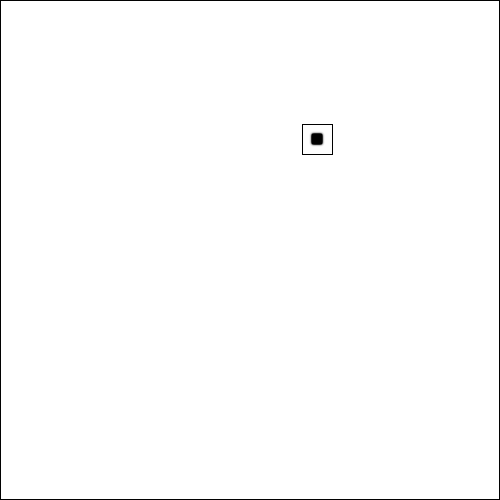
Frame 1 (no input)
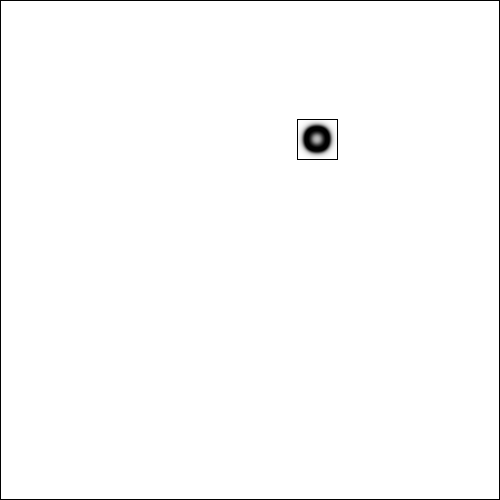
Frame 60 (the mouse pressed at the canvas centre just before this capture)
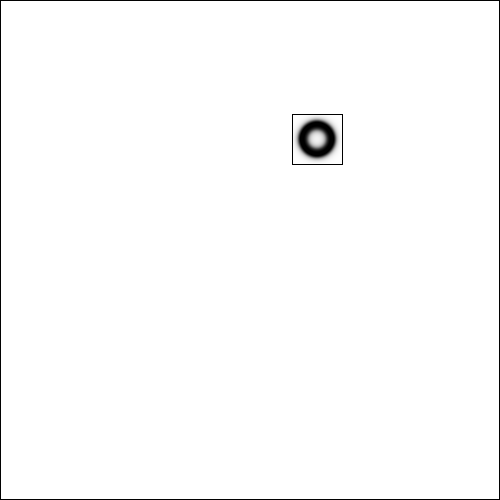
Frame 120 (the mouse held since frame 60 and released just before this capture)

The Processing sketch that drew these frames (run headless with seeded random() and noise(); from frame 60 on, the mouse is pressed at the canvas centre):

// Processing sketch: generative_art_j136
// ── generative_art_j136.pde
Cell[][] grid;
Cell[][] prev;
int size = 15;
int startx, starty;
int xmin, xmax, ymin, ymax;

void setup() {
  size(500, 500);
  frameRate(30);
  smooth();
  noFill();
  grid = new Cell[width][height];
  prev = new Cell[width][height];

  for (int i = 0; i < width; i++) {
    for (int j = 0; j < height; j ++) {
      float a = 1;
      float b = 0;
      grid[i][j] = new Cell(a, b);
      prev[i][j] = new Cell(a, b);
    }
  }

  for (int n = 0; n < 1; n++) {
    startx = int(random(20, width-20));
    starty = int(random(20, height-20));

    for (int i = startx-5; i < startx+5; i++) {
      for (int j = starty-5; j < starty+5; j ++) {
        float a = 1;
        float b = 1;
        grid[i][j] = new Cell(a, b);
        prev[i][j] = new Cell(a, b);
      }
    }
  }
}

float dA = 1.0;
float dB = 0.5;
float feed = 0.055;
float k = 0.062;

class Cell {
  float a;
  float b;

  Cell(float a_, float b_) {
    a = a_;
    b = b_;
  }
}


void update() {
  if (frameCount%50 == 0) size++;
  xmin = constrain(startx-size, 1, width-1);
  xmax = constrain(startx+size, 1, width-1);
  ymin = constrain(starty-size, 1, height-1);
  ymax = constrain(starty+size, 1, height-1);
  for (int i = xmin; i < xmax; i++) {
    for (int j = ymin; j < ymax; j ++) {

      Cell spot = prev[i][j];
      Cell newspot = grid[i][j];

      float a = spot.a;
      float b = spot.b;

      float laplaceA = 0;
      laplaceA += a*-1;
      laplaceA += prev[i+1][j].a*0.2;
      laplaceA += prev[i-1][j].a*0.2;
      laplaceA += prev[i][j+1].a*0.2;
      laplaceA += prev[i][j-1].a*0.2;
      laplaceA += prev[i-1][j-1].a*0.05;
      laplaceA += prev[i+1][j-1].a*0.05;
      laplaceA += prev[i-1][j+1].a*0.05;
      laplaceA += prev[i+1][j+1].a*0.05;

      float laplaceB = 0;
      laplaceB += b*-1;
      laplaceB += prev[i+1][j].b*0.2;
      laplaceB += prev[i-1][j].b*0.2;
      laplaceB += prev[i][j+1].b*0.2;
      laplaceB += prev[i][j-1].b*0.2;
      laplaceB += prev[i-1][j-1].b*0.05;
      laplaceB += prev[i+1][j-1].b*0.05;
      laplaceB += prev[i-1][j+1].b*0.05;
      laplaceB += prev[i+1][j+1].b*0.05;

      newspot.a = a + (dA*laplaceA - a*b*b + feed*(1-a))*1;
      newspot.b = b + (dB*laplaceB + a*b*b - (k+feed)*b)*1;

      newspot.a = constrain(newspot.a, 0, 1);
      newspot.b = constrain(newspot.b, 0, 1);
    }
  }
}

void swap() {
  Cell[][] temp = prev;
  prev = grid;
  grid = temp;
  //grid = prev;
}

void draw() {
  background(1);
  println(frameRate);

  for (int i = 0; i < 5; i++) {
    update();
    swap();
  }

  loadPixels();
  for (int i = 1; i < width-1; i++) {
    for (int j = 1; j < height-1; j ++) {
      Cell spot = grid[i][j];
      float a = spot.a;
      float b = spot.b;
      int pos = i + j * width;
      pixels[pos] = color((a-b)*255);
    }
  }
  updatePixels();
  line(xmin, ymin, xmin+2*size, ymin);
  line(xmin, ymin, xmin, ymin + 2*size);
  line(xmin + 2*size, ymin, xmin + 2*size, ymin + 2*size);
  line(xmin, ymin + 2*size, xmin + 2*size, ymin + 2*size);
}
